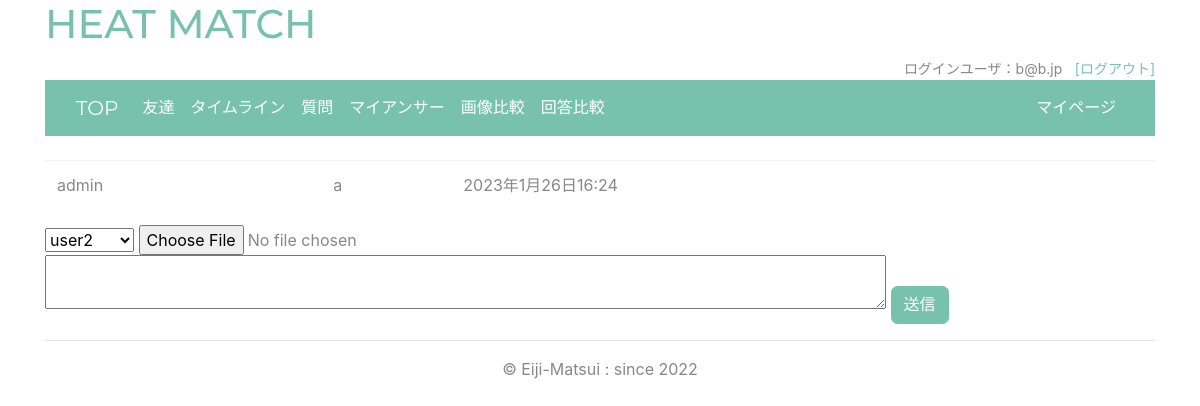
The page /friend/posts/ (signed in) on the database its author committed.
### accounts/models.py (models this page shows)
class CustomUser(AbstractUser):
    email = models.EmailField(_("email address"),
        unique=True,
        blank=True)
    EMAIL_FIELD = "email"
    USERNAME_FIELD = "email"
    REQUIRED_FIELDS = ["username"]

class Profile(models.Model):
    user = models.OneToOneField(CustomUser,on_delete=models.CASCADE,related_name='profile_user')
    nickname = models.CharField(max_length=32,blank=True,null=True,default="名無し")
    image = models.ImageField(upload_to='img/',blank=True,null=True)
    gender = models.CharField(max_length=3,choices=gender_choice,blank=True,null=True)
    age = models.IntegerField(blank=True,null=True)
    short_msg = models.CharField(max_length=32,blank=True,null=True,default="一言メッセージ")
    comment = models.TextField(max_length=600,blank=True,null=True)
    create_date = models.DateTimeField(auto_now_add=True,editable=False)
    delete_date = models.DateTimeField(blank=True,null=True,editable=False)
    def __str__(self):
        return self.user.username

### friend/models.py (models this page shows, shortened)
class Posts(models.Model):
    user = models.ForeignKey(Profile,on_delete=models.CASCADE,related_name='post_user')
    posts = models.TextField(max_length=255,blank=True,null=True)
    photo = models.ImageField(upload_to='photo',blank=True,null=True)
    create_date = models.DateTimeField(auto_now_add=True,editable=False)

### friend/views.py (the view, shortened to what this page needs)
# urls.py: path('posts/', views.PostsView.as_view(), name='posts'),
class PostsView(LoginRequiredMixin,ListView):
    template_name = 'friend/posts.html'
    context_object_name = 'posts'
    model = Posts
    ordering = '-create_date'
    def get_context_data(self, **kwargs):
        context = super().get_context_data()
        context['form'] = PostsForm(user=self.request.user)
        return context

### friend/forms.py
class PostsForm(forms.ModelForm):
    posts = forms.CharField(widget=forms.Textarea(attrs={'cols': '80', 'rows': '2'}))
    class Meta:
        model = Posts
        fields = ['user','photo','posts']
        labels = {
            'user':'ユーザ',
            'photo':'写真',
            'posts':'投稿',
        }
    def __init__(self,user,*args,**kwargs):
        self.l_user=user
        super(PostsForm,self).__init__(*args,**kwargs)
        self.fields['user'].initial=self.l_user

### templates/friend/posts.html (shortened to what this page needs)
{% extends 'base.html' %}
{% block content %}
{% for p in posts %}
<table class="table">
  <tr>
    <td>{{p.user}}</td>
    <td>{{p.posts}}</td>
    <td>{{p.create_date}}</td>
  </tr>
  </table>
{% endfor %}
<div class="form-inline">
<form action="" method="POST" enctype="multipart/form-data">
    {{form.user}}
    {{form.photo}}
    {{form.posts}}
    <button class="btn btn-primary" type="submit" name="send">送信</button>
  </form>
</div>
{% endblock %}

### templates/base.html (shortened to what this page needs)
{% load static %}
<!DOCTYPE html>
<html lang="ja">
  <head>
    <link
      rel="stylesheet"
      href="https://cdn.jsdelivr.net/npm/bootswatch@4.5.2/dist/minty/bootstrap.min.css"
    />
  </head>
  <body class="container">
    <header>
      <h1 class="title"><a class="" href="{% url 'index' %}">HEAT MATCH</a></h1>
      {% if request.user.is_authenticated %}
      <div class="text-right ">
        <ul class="list-inline my-sm-0">
          <li class="list-inline-item small">ログインユーザ：{{ request.user }}</li>
          <li class="list-inline-item small"><a class="" href="{% url 'logout' %}">[ログアウト]</a></li>
        </ul>
      </div>
      {% else %}
      <span class="text-right"><p></p></span>
      {% endif %}
      <nav class="navbar navbar-expand-lg navbar-dark bg-primary">
        <div class="container-fluid">
          <a class="navbar-brand" href="{% url 'index' %}">TOP</a>
          {% if request.user.is_authenticated %}
            <ul class="navbar-nav mr-auto">
              <li class="nav-item active">
                <a class="nav-link" href="{% url 'friends' request.user.id %}">友達</a>
              </li>
              <li class="nav-item active">
                <a class="nav-link" href="{% url 'posts' %}">タイムライン</a>
              </li>
              <li class="nav-item active">
                <a class="nav-link" href="{% url 'question' %}">質問</a>
              </li>
              <li class="nav-item active">
                <a class="nav-link" href="{% url 'myanswer' request.user.id %}">マイアンサー</a>
              </li>
              <li class="nav-item active">
                <a class="nav-link" href="{% url 'comparison' request.user.id %}">画像比較</a>
              </li>
              <li class="nav-item active">
                <a class="nav-link" href="{% url 'graphcomp' request.user.id %}">回答比較</a>
              </li>
            </ul>
            <ul class="navbar-nav">
              <li class="nav-item active">
                <a class="nav-link" href="{% url 'mypage' request.user.id %}">マイページ</a>
              </li>
            </ul>
          </div>
        {% endif %}
      </nav>
    </header>
  </body>
  <br />
  {% block content %} {% endblock %}
  <footer>
    <hr>
    <div class="text-center">
      <p>&copy; Eiji-Matsui : since 2022</p>
    </div>
  </footer>
</html>

### rows shown on the page
CustomUser: user "b@b.jp"
Posts: user "admin", posts "a", create_date "2023年1月26日16:24"
Profile: user "user2"
